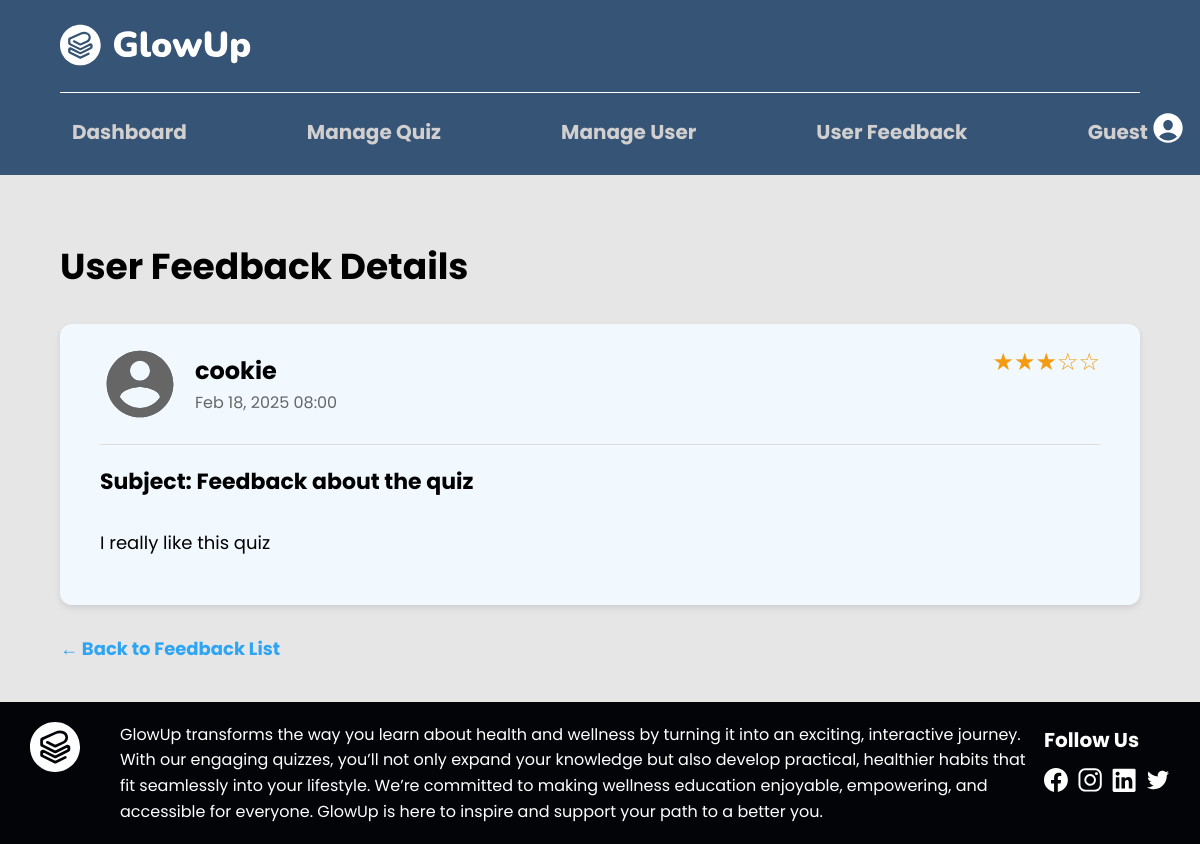
/userFeedback.php?id=27, run on the app's committed database.
### tables this page shows
CREATE TABLE `feedback` (
  `feedbackid` int(11) NOT NULL,
  `name` varchar(200) NOT NULL,
  `subject` varchar(200) NOT NULL,
  `message` text NOT NULL,
  `rating` int(11) NOT NULL,
  `feedback_date` timestamp NOT NULL DEFAULT current_timestamp()
);

### userfeedback.php (the view, shortened to what this page needs)
<?php
include 'connection.php';
$feedbackId = isset($_GET['id']) ? $_GET['id'] : null;
if ($feedbackId) {
    $query = "SELECT * FROM feedback WHERE feedbackid = ?";
    $stmt = mysqli_prepare($connection, $query);
    mysqli_stmt_bind_param($stmt, "i", $feedbackId);
    mysqli_stmt_execute($stmt);
    $result = mysqli_stmt_get_result($stmt);
    $feedback = mysqli_fetch_assoc($result);
} else {
    header("Location: userFeedbackList.php");
    exit();
}
?>
<!DOCTYPE html>
<html lang="en">
<head>
    <link rel="stylesheet" href="css/headstyle.css">
    <link rel="stylesheet" href="css/footstyle.css">
    <link rel="stylesheet" href="css/userfeedback.css">
</head>
<body>
    <?php include 'adminheader.php'; ?>
    <div class="container">
        <h1>User Feedback Details</h1>
        <?php if ($feedback): ?>
        <div class="feedback-card">
            <div class="user-info">
                <div class="user-avatar">
                <img src="icons/profile.svg" alt="User Profile" width="80" height="80">
                </div>
                <div>
                    <h3><?php echo htmlspecialchars($feedback['name']); ?></h3>
                    <small><?php echo date('M d, Y H:i', strtotime($feedback['feedback_date'])); ?></small>
                </div>
                <div class="rating">
                    <?php
                    $rating = $feedback['rating'];
                    echo str_repeat('★', $rating) . str_repeat('☆', 5 - $rating);
                    ?>
                </div>
            </div>
            <h4>Subject: <?php echo htmlspecialchars($feedback['subject']); ?></h4>
            <p><?php echo htmlspecialchars($feedback['message']); ?></p>
        </div>
        <?php else: ?>
        <div class="feedback-card">
            <p>Feedback not found.</p>
        </div>
        <?php endif; ?>
        <div style="margin-top: 20px;">
            <a href="userFeedbackList.php" class="back-link">
                &larr; Back to Feedback List
            </a>
        </div>
    </div>
    <?php include 'adminfooter.php'; ?>
</body>
</html>

### css/headstyle.css (style rules this page uses)
body { margin: 0; font-family: 'Poppins', sans-serif; }

### css/footstyle.css (style rules this page uses)
body { margin: 0; font-family: 'Poppins', sans-serif; }

### css/userfeedback.css (style rules this page uses)
body { font-family: Arial, sans-serif; margin: 0; padding: 0; background-color: #e6e6e6; min-height: 100vh; display: flex; flex-direction: column; font-size: 18px; }
.container { max-width: 1400px; margin: 0 auto; padding: 40px 60px; flex: 1; }
.feedback-card { background: #f1f9ff; border-radius: 12px; padding: 20px 40px; margin-bottom: 30px; box-shadow: 0 3px 6px rgba(0,0,0,0.1); width: 1000px; }
.user-info { position: relative; display: flex; align-items: center; gap: 15px; margin-bottom: 20px; padding-bottom: 20px; border-bottom: 1px solid #ddd; }
.user-avatar { width: 80px; height: 80px; border-radius: 50%; background-image: url('icons/profile.svg'); background-size: cover; background-position: center; background-color: transparent; }
.rating { color: #f39c12; position: absolute; top: 0; right: 0; font-size: 24px; }
h1 { margin-bottom: 30px; margin-left: 0; font-size: 36px; }
h3 { margin: 0; font-size: 24px; }
h4 { margin-top: 0; font-size: 22px; }
small { color: #666; font-size: 16px; }
p { line-height: 1.8; margin-bottom: 25px; font-size: 18px; }
.back-link { text-decoration: none; color: #2da5f3; font-weight: bold; }

### data on the page
feedback: name "cookie", feedback_date "Feb 18, 2025 08:00", rating "★★★", rating "☆☆", subject "Feedback about the quiz", message "I really like this quiz"

### other printed values
$username "Guest"
